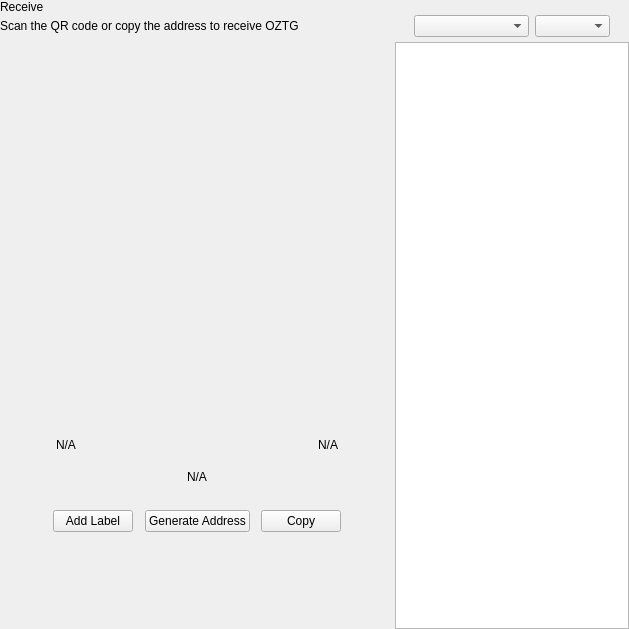
<?xml version="1.0" encoding="UTF-8"?>
<ui version="4.0">
 <class>ReceiveWidget</class>
 <widget class="QWidget" name="ReceiveWidget">
  <property name="geometry">
   <rect>
    <x>0</x>
    <y>0</y>
    <width>629</width>
    <height>629</height>
   </rect>
  </property>
  <property name="minimumSize">
   <size>
    <width>0</width>
    <height>0</height>
   </size>
  </property>
  <property name="windowTitle">
   <string>Form</string>
  </property>
  <layout class="QHBoxLayout" name="horizontalLayout_2" stretch="2,1">
   <property name="spacing">
    <number>0</number>
   </property>
   <property name="leftMargin">
    <number>0</number>
   </property>
   <property name="topMargin">
    <number>0</number>
   </property>
   <property name="rightMargin">
    <number>0</number>
   </property>
   <property name="bottomMargin">
    <number>0</number>
   </property>
   <item>
    <widget class="QWidget" name="left" native="true">
     <layout class="QVBoxLayout" name="verticalLayout_3">
      <property name="leftMargin">
       <number>0</number>
      </property>
      <property name="topMargin">
       <number>0</number>
      </property>
      <property name="rightMargin">
       <number>0</number>
      </property>
      <property name="bottomMargin">
       <number>0</number>
      </property>
      <item>
       <layout class="QVBoxLayout" name="verticalLayout_2">
        <property name="spacing">
         <number>0</number>
        </property>
        <property name="leftMargin">
         <number>0</number>
        </property>
        <item>
         <layout class="QHBoxLayout" name="horizontalLayout_3">
          <property name="spacing">
           <number>0</number>
          </property>
          <item>
           <layout class="QVBoxLayout" name="verticalLayout_4">
            <property name="spacing">
             <number>5</number>
            </property>
            <item>
             <widget class="QLabel" name="labelTitle">
              <property name="text">
               <string>Receive</string>
              </property>
             </widget>
            </item>
            <item alignment="Qt::AlignTop">
             <widget class="QLabel" name="labelSubtitle1">
              <property name="text">
               <string>Scan the QR code or copy the address to receive OZTG</string>
              </property>
             </widget>
            </item>
           </layout>
          </item>
          <item>
           <spacer name="horizontalSpacer">
            <property name="orientation">
             <enum>Qt::Horizontal</enum>
            </property>
            <property name="sizeHint" stdset="0">
             <size>
              <width>40</width>
              <height>20</height>
             </size>
            </property>
           </spacer>
          </item>
         </layout>
        </item>
        <item>
         <spacer name="verticalSpacer_2">
          <property name="orientation">
           <enum>Qt::Vertical</enum>
          </property>
          <property name="sizeType">
           <enum>QSizePolicy::Expanding</enum>
          </property>
          <property name="sizeHint" stdset="0">
           <size>
            <width>20</width>
            <height>50</height>
           </size>
          </property>
         </spacer>
        </item>
        <item alignment="Qt::AlignHCenter">
         <widget class="QWidget" name="layoutQR" native="true">
          <property name="maximumSize">
           <size>
            <width>510</width>
            <height>16777215</height>
           </size>
          </property>
          <layout class="QVBoxLayout" name="verticalLayoutQr">
           <item>
            <spacer name="verticalSpacer11">
             <property name="orientation">
              <enum>Qt::Vertical</enum>
             </property>
             <property name="sizeType">
              <enum>QSizePolicy::Fixed</enum>
             </property>
             <property name="sizeHint" stdset="0">
              <size>
               <width>20</width>
               <height>20</height>
              </size>
             </property>
            </spacer>
           </item>
           <item alignment="Qt::AlignHCenter">
            <widget class="QLabel" name="labelQrImg">
             <property name="minimumSize">
              <size>
               <width>260</width>
               <height>260</height>
              </size>
             </property>
             <property name="maximumSize">
              <size>
               <width>260</width>
               <height>260</height>
              </size>
             </property>
             <property name="text">
              <string/>
             </property>
             <property name="alignment">
              <set>Qt::AlignCenter</set>
             </property>
            </widget>
           </item>
           <item>
            <spacer name="verticalSpacer_21">
             <property name="orientation">
              <enum>Qt::Vertical</enum>
             </property>
             <property name="sizeType">
              <enum>QSizePolicy::Fixed</enum>
             </property>
             <property name="sizeHint" stdset="0">
              <size>
               <width>20</width>
               <height>30</height>
              </size>
             </property>
            </spacer>
           </item>
           <item>
            <widget class="QWidget" name="widget" native="true">
             <property name="minimumSize">
              <size>
               <width>0</width>
               <height>0</height>
              </size>
             </property>
             <layout class="QHBoxLayout" name="horizontalLayout_5">
              <item>
               <widget class="QLabel" name="labelLabel">
                <property name="text">
                 <string notr="true">N/A</string>
                </property>
               </widget>
              </item>
              <item>
               <spacer name="horizontalSpacer_2">
                <property name="orientation">
                 <enum>Qt::Horizontal</enum>
                </property>
                <property name="sizeHint" stdset="0">
                 <size>
                  <width>141</width>
                  <height>20</height>
                 </size>
                </property>
               </spacer>
              </item>
              <item>
               <widget class="QLabel" name="labelDate">
                <property name="text">
                 <string notr="true">N/A</string>
                </property>
                <property name="alignment">
                 <set>Qt::AlignRight|Qt::AlignTrailing|Qt::AlignVCenter</set>
                </property>
               </widget>
              </item>
             </layout>
            </widget>
           </item>
           <item>
            <widget class="QLabel" name="labelAddress">
             <property name="sizePolicy">
              <sizepolicy hsizetype="Expanding" vsizetype="Preferred">
               <horstretch>0</horstretch>
               <verstretch>0</verstretch>
              </sizepolicy>
             </property>
             <property name="minimumSize">
              <size>
               <width>300</width>
               <height>0</height>
              </size>
             </property>
             <property name="text">
              <string notr="true">N/A</string>
             </property>
             <property name="alignment">
              <set>Qt::AlignCenter</set>
             </property>
            </widget>
           </item>
           <item>
            <spacer name="verticalSpacer_4">
             <property name="orientation">
              <enum>Qt::Vertical</enum>
             </property>
             <property name="sizeType">
              <enum>QSizePolicy::Fixed</enum>
             </property>
             <property name="sizeHint" stdset="0">
              <size>
               <width>20</width>
               <height>20</height>
              </size>
             </property>
            </spacer>
           </item>
           <item>
            <layout class="QHBoxLayout" name="horizontalLayout_4">
             <item alignment="Qt::AlignHCenter">
              <widget class="QPushButton" name="pushButtonLabel">
               <property name="focusPolicy">
                <enum>Qt::NoFocus</enum>
               </property>
               <property name="text">
                <string>Add Label</string>
               </property>
              </widget>
             </item>
             <item alignment="Qt::AlignHCenter">
              <widget class="QPushButton" name="pushButtonNewAddress">
               <property name="focusPolicy">
                <enum>Qt::NoFocus</enum>
               </property>
               <property name="text">
                <string>Generate Address</string>
               </property>
              </widget>
             </item>
             <item alignment="Qt::AlignHCenter">
              <widget class="QPushButton" name="pushButtonCopy">
               <property name="focusPolicy">
                <enum>Qt::NoFocus</enum>
               </property>
               <property name="text">
                <string>Copy</string>
               </property>
              </widget>
             </item>
            </layout>
           </item>
           <item>
            <spacer name="verticalSpacer_3">
             <property name="orientation">
              <enum>Qt::Vertical</enum>
             </property>
             <property name="sizeType">
              <enum>QSizePolicy::Expanding</enum>
             </property>
             <property name="sizeHint" stdset="0">
              <size>
               <width>20</width>
               <height>20</height>
              </size>
             </property>
            </spacer>
           </item>
          </layout>
         </widget>
        </item>
        <item>
         <spacer name="verticalSpacer">
          <property name="orientation">
           <enum>Qt::Vertical</enum>
          </property>
          <property name="sizeHint" stdset="0">
           <size>
            <width>20</width>
            <height>40</height>
           </size>
          </property>
         </spacer>
        </item>
       </layout>
      </item>
     </layout>
    </widget>
   </item>
   <item>
    <widget class="QWidget" name="right" native="true">
     <layout class="QVBoxLayout" name="verticalLayout_5">
      <property name="spacing">
       <number>0</number>
      </property>
      <property name="leftMargin">
       <number>1</number>
      </property>
      <property name="topMargin">
       <number>0</number>
      </property>
      <property name="rightMargin">
       <number>0</number>
      </property>
      <property name="bottomMargin">
       <number>0</number>
      </property>
      <item>
       <layout class="QVBoxLayout" name="container_right">
        <property name="spacing">
         <number>0</number>
        </property>
        <property name="leftMargin">
         <number>0</number>
        </property>
        <property name="rightMargin">
         <number>0</number>
        </property>
        <item>
         <layout class="QVBoxLayout" name="verticalLayout">
          <property name="spacing">
           <number>6</number>
          </property>
          <property name="leftMargin">
           <number>19</number>
          </property>
          <property name="rightMargin">
           <number>19</number>
          </property>
          <item>
           <widget class="OptionButton" name="btnRequest" native="true"/>
          </item>
          <item>
           <widget class="OptionButton" name="btnMyAddresses" native="true">
            <property name="sizePolicy">
             <sizepolicy hsizetype="Preferred" vsizetype="Minimum">
              <horstretch>0</horstretch>
              <verstretch>0</verstretch>
             </sizepolicy>
            </property>
           </widget>
          </item>
         </layout>
        </item>
        <item>
         <widget class="QWidget" name="sortWidget" native="true">
          <layout class="QHBoxLayout" name="horizontalLayout_6">
           <property name="leftMargin">
            <number>19</number>
           </property>
           <property name="rightMargin">
            <number>19</number>
           </property>
           <property name="bottomMargin">
            <number>5</number>
           </property>
           <item>
            <spacer name="horizontalSpacer_3">
             <property name="orientation">
              <enum>Qt::Horizontal</enum>
             </property>
             <property name="sizeHint" stdset="0">
              <size>
               <width>40</width>
               <height>20</height>
              </size>
             </property>
            </spacer>
           </item>
           <item>
            <widget class="QComboBox" name="comboBoxSort">
             <property name="sizePolicy">
              <sizepolicy hsizetype="Preferred" vsizetype="Fixed">
               <horstretch>0</horstretch>
               <verstretch>0</verstretch>
              </sizepolicy>
             </property>
             <property name="minimumSize">
              <size>
               <width>115</width>
               <height>0</height>
              </size>
             </property>
            </widget>
           </item>
           <item>
            <widget class="QComboBox" name="comboBoxSortOrder">
             <property name="sizePolicy">
              <sizepolicy hsizetype="Preferred" vsizetype="Fixed">
               <horstretch>0</horstretch>
               <verstretch>0</verstretch>
              </sizepolicy>
             </property>
             <property name="minimumSize">
              <size>
               <width>75</width>
               <height>0</height>
              </size>
             </property>
            </widget>
           </item>
          </layout>
         </widget>
        </item>
        <item>
         <widget class="QListView" name="listViewAddress"/>
        </item>
       </layout>
      </item>
     </layout>
    </widget>
   </item>
  </layout>
 </widget>
 <customwidgets>
  <customwidget>
   <class>OptionButton</class>
   <extends>QWidget</extends>
   <header>qt/ozeety/optionbutton.h</header>
   <container>1</container>
  </customwidget>
 </customwidgets>
 <resources/>
 <connections/>
</ui>
